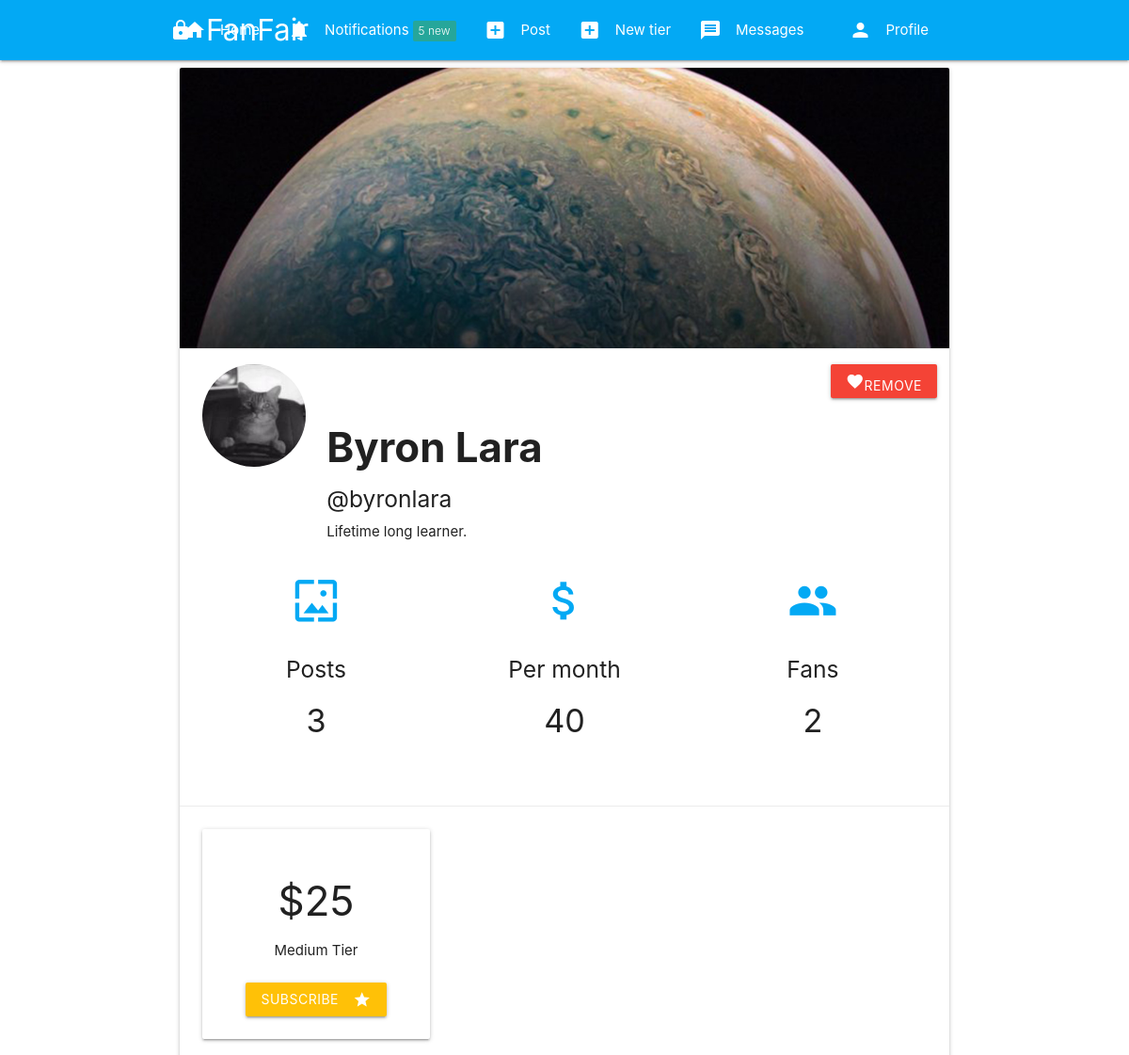
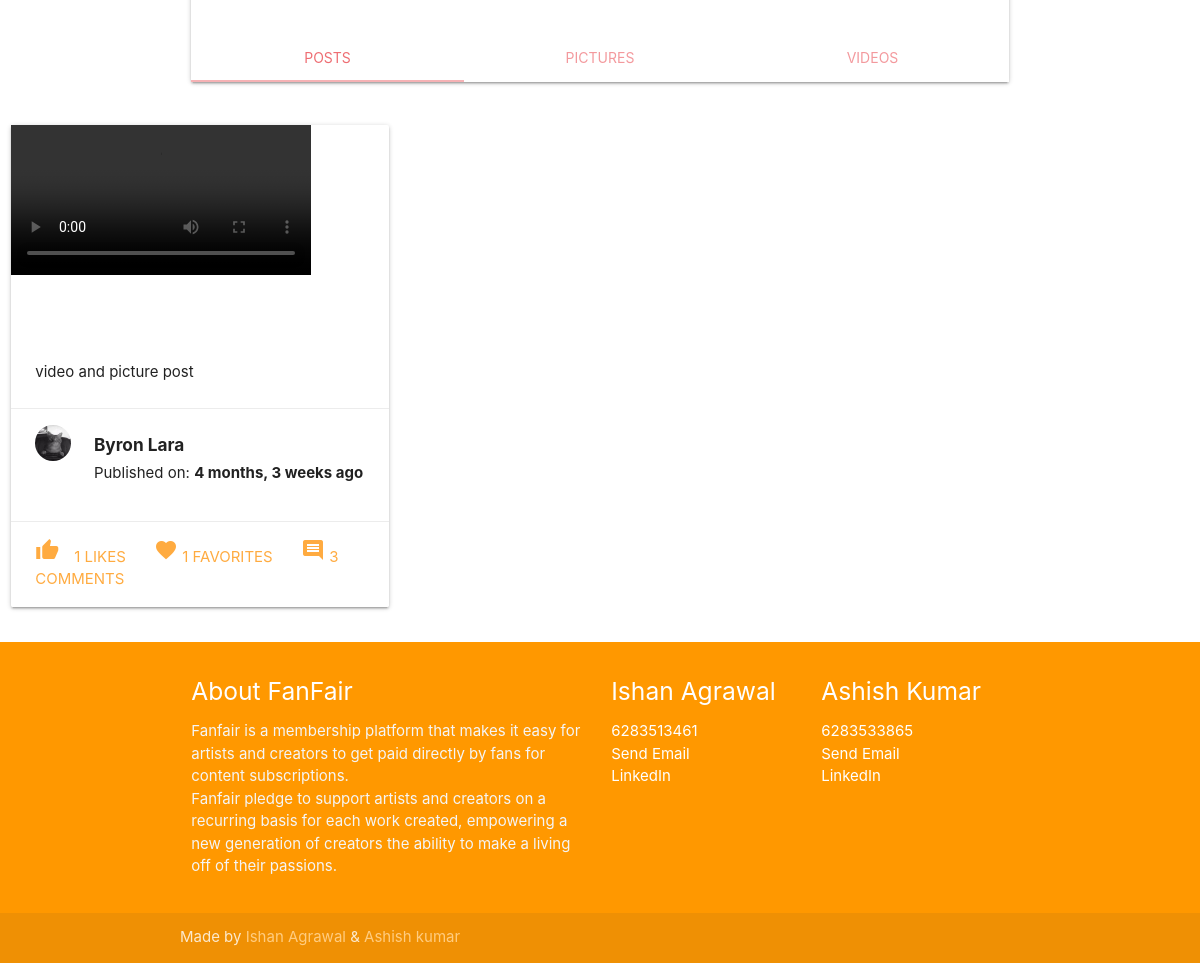
Page /byronlara/ (signed in) on the committed database (2 pictures, top to bottom).
### authy/models.py (models this page shows, shortened)
class Profile(models.Model):
	user = models.OneToOneField(User, on_delete=models.CASCADE, related_name='profile')
	location = models.CharField(max_length=50, null=True, blank=True)
	url = models.CharField(max_length=80, null=True, blank=True)
	profile_info = models.TextField(max_length=150, null=True, blank=True)
	created = models.DateField(auto_now_add=True)
	picture = models.ImageField(upload_to=user_directory_path_profile, blank=True, null=True, verbose_name='Picture')
	banner = models.ImageField(upload_to=user_directory_path_banner, blank=True, null=True, verbose_name='Banner')

### tier/models.py (models this page shows, shortened)
class Tier(models.Model):
    number = models.PositiveSmallIntegerField(default=0)
    description = models.TextField(max_length=800, verbose_name='Description')
    price = models.IntegerField(verbose_name='Price')
    can_message = models.BooleanField(default=False)
    user = models.ForeignKey(User, on_delete=models.CASCADE, related_name='tier_user')

### post/models.py (models this page shows, shortened)
class Post(models.Model):
    id = models.UUIDField(primary_key=True, default=uuid.uuid4, editable=False)
    content = models.ManyToManyField(PostFileContent, related_name='contents')
    title = models.CharField(max_length=150)
    caption = models.TextField(max_length=1500, verbose_name='Caption')
    posted = models.DateTimeField(auto_now_add=True)
    tier = models.ForeignKey(Tier, on_delete=models.CASCADE, related_name='tiers')
    user = models.ForeignKey(User, on_delete=models.CASCADE)
    likes_count = models.IntegerField(default=0)
    comments_count = models.IntegerField(default=0)
    favorites_count = models.IntegerField(default=0)

### authy/views.py (the view, shortened to what this page needs)
# urls.py: path('<username>/', UserProfile, name='profile'),
def UserProfile(request, username):
	user = get_object_or_404(User, username=username)
	profile = Profile.objects.get(user=user)
	url = request.resolver_match.url_name
	tiers = None
	no_a_subscriber = None
	posts = None
	page_type = None
	posts_data = None
	if request.user != user:
		try:
			subscriber_tier = Subscription.objects.get(subscriber=request.user, subscribed=user, expired=False)
			tiers = Tier.objects.filter(user=user).exclude(number=subscriber_tier.tier.number)
			if url == 'profilephotos':
				posts = PostFileContent.objects.filter(user=user, tier__number__lte=subscriber_tier.tier.number).order_by('-posted').exclude(file__endswith='mp4')
				page_type = 1
			elif url == 'profilevideos':
				posts = PostFileContent.objects.filter(user=user, tier__number__lte=subscriber_tier.tier.number).order_by('-posted').exclude(file__endswith='jpg')
				page_type = 2
			else:
				posts = Post.objects.filter(user=user, tier__number__lte=subscriber_tier.tier.number).order_by('-posted')
				page_type = 3
		except Exception:
			tiers = Tier.objects.filter(user=user)
			no_a_subscriber = False
	if posts:
		paginator = Paginator(posts, 6)
		page_number = request.GET.get('page')
		posts_data = paginator.get_page(page_number)
	income = Subscription.objects.filter(subscribed=user, expired=False).aggregate(Sum('tier__price'))
	fans_count = Subscription.objects.filter(subscribed=user, expired=False).count()
	posts_count = Post.objects.filter(user=user).count()
	favorite_list = PeopleList.objects.filter(user=request.user)
	person_in_list = PeopleList.objects.filter(user=request.user, people=user).exists()
	if request.method == 'POST':
		form = NewListForm(request.POST)
		if form.is_valid():
			title = form.cleaned_data.get('title')
			PeopleList.objects.create(title=title, user=request.user)
			return HttpResponseRedirect(reverse('profile', args=[username]))
	else:
		form = NewListForm()
	template = loader.get_template('profile.html')
	context = {
		'profile':profile,
		'tiers': tiers,
		'form': form,
		'favorite_list': favorite_list,
		'person_in_list': person_in_list,
		'posts': posts_data,
		'page_type': page_type,
		'income': income,
		'fans_count': fans_count,
		'posts_count': posts_count,
		'no_a_subscriber': no_a_subscriber,
	}
	return HttpResponse(template.render(context, request))

### authy/views.py (called while the page is built)
def SideNavInfo(request):
	user = request.user
	nav_profile = None
	fans = None
	follows = None
	if user.is_authenticated:
		nav_profile = Profile.objects.get(user=user)
		fans = Subscription.objects.filter(subscribed=user).count()
		follows = Subscription.objects.filter(subscriber=user).count()
	return {'nav_profile': nav_profile, 'fans': fans, 'follows': follows}

### direct/views.py (called while the page is built)
def CheckDirects(request):
    directs_count = 0
    if request.user.is_authenticated:
        directs_count = Message.objects.filter(user=request.user, is_read=False).count()
    return {'directs_count': directs_count}

### notifications/views.py (called while the page is built)
def CountNotifications(request):
    count_notifications = None
    if request.user.is_authenticated:
        count_notifications = Notification.objects.filter(user=request.user, is_seen=False).count()
    return {'count_notifications': count_notifications}

### fans_clone/templates/profile.html (shortened to what this page needs)
{% extends 'base.html' %}
{% load static %}
{% load humanize %}
{% block banner %}
    <div class="col s12 m12">
      <div class="card">
        <div class="card-image">
          {% if profile.banner %}
            <img src="{{ profile.banner.url }}">
          {% else %}
            <img src="{% static 'img/nobanner.jpg' %}">
          {% endif %}
        </div>
        <div class="card-action">
          <div class="row">
            <div class="col s2">
              {% if profile.picture %}
                <img src="{{ profile.picture.url }}" class="circle responsive-img">
              {% else %}
                <img src="{% static 'img/no_avatar.jpg' %}" class="circle responsive-img">
              {% endif %}
            </div>
            <div class="right-align">
              {% if user.is_authenticated and user != profile.user %}
                {% if person_in_list == True %}
                  <a href="{% url 'remove-from-list' profile.user.username %}" class="btn red"><i class="material-icons">favorite</i>Remove</a>
                {% else %}
                  <a href="#modal1" class="modal-trigger"><i class="material-icons">favorite</i>Favorite</a>
                {% endif %}
              {% endif %}
            </div>
            <div class="col s10">
              <h3><b>{{ profile.user.first_name }} {{ profile.user.last_name }}</b></h3>
              <h5>@{{ profile.user.username }}</h5>
              {{ profile.profile_info }}
            </div>
            <div class="col s12">
            <div class="row">
              <div class="col s12 m4">
                <div class="icon-block">
                  <h2 class="center light-blue-text"><i class="material-icons">wallpaper</i></h2>
                  <h5 class="center">Posts</h5>
                  <h4 class="center">{{ posts_count }}</h4>
                </div>
              </div>
                <div class="col s12 m4">
                  <div class="icon-block">
                    <h2 class="center light-blue-text"><i class="material-icons">attach_money</i></h2>
                    <h5 class="center">Per month</h5>
                    <h4 class="center">{% if income == None %}0{% else %}{{ income.tier__price__sum }}{% endif %}</h4>
                  </div>
                </div>
                <div class="col s12 m4">
                <div class="icon-block">
                  <h2 class="center light-blue-text"><i class="material-icons">people</i></h2>
                  <h5 class="center">Fans</h5>
                  <h4 class="center">{{ fans_count }}</h4>
                </div>
                </div>
          </div>
          </div>
          </div>
        </div>
      {% if user.is_authenticated and user != profile.user %}
        <div class="card-action">
          <div class="row">
            {% for tier in tiers %}
            <div class="col s12 m4">
              <div class="card-panel center-align">
              <h3>${{ tier.price }}</h3>
              <span>{{ tier.description }}</span>
              <br><br>
              <a href="{% url 'subscribe' profile.user.username tier.id %}" class="waves-effect waves-light btn amber"><i class="material-icons right">star</i>Subscribe</a>
              </div>
            </div>
            {% endfor %}
          </div>
        </div>
      {% endif %}
            <div class="card-tabs">
              <ul class="tabs tabs-fixed-width">
                <li class="tab col s3"><a target="_self" class="{% if page_type == 3 %}active{% endif %}" href="{% url 'profile' profile.user.username %}">Posts</a></li>
                <li class="tab col s3"><a target="_self" class="{% if page_type == 1 %}active{% endif %}" href="{% url 'profilephotos' profile.user.username %}">Pictures</a></li>
                <li class="tab col s3"><a target="_self" class="{% if page_type == 2 %}active{% endif %}" href="{% url 'profilevideos' profile.user.username %}">Videos</a></li>
              </ul>
            </div>
          </div>
        </div>
    </div>
    </div>
{% endblock %}
{% block content %}
  {% if no_a_subscriber == False %}
      <div class="center-align">
        <br><br><br><br><br>
        <i class="material-icons large">lock</i>
        <h3>Subscribed to see {{ profile.user.first_name }} {{ profile.user.last_name }} content</h3>
        <br><br><br><br><br>
      </div>
  {% else %}
  {% if page_type == 1 %}
    <div class="row">
      {% for post in posts %}
        <div class="col s4">
          <img class="materialboxed" width="325" src="{{ post.file.url }}">
        </div>
      {% endfor %}
    </div>
  {% else %}
  <div class="row">
    {% for post in posts %}
          <div class="col s4">
            <div class="card">
              <div class="card-image">
              {% if post.content.first.file.name|slice:"-3:" == 'jpg' %}
                <a href="{{ post.get_absolute_url }}"><img src="{{ post.content.first.file.url }}"></a>
                <span class="card-title"><b>{{ post.title }}</b></span>
                <a class="btn-floating halfway-fab waves-effect waves-light red"><i class="material-icons">favorite</i></a>
              {% else %}
              <div class="video-container">
                <video class="responsive-video" controls="controls" preload="metadata">
                  <source src="{{ post.content.first.file.url }}#t=0.5" type="video/mp4">
                </video>
              </div>
              {% endif %}
              </div>
              <div class="card-content">
                {{ post.caption }}
              </div>
              <div class="card-action">
                <div class="row">
                  <div class="col s2">
                    {% if post.user.profile.picture %}
                      <img src="{{ post.user.profile.picture.url }}" class="circle responsive-img">
                    {% else %}
                      <img src="{% static 'img/no_avatar.jpg' %}" class="circle responsive-img">
                    {% endif %}
                  </div>
                  <div class="col s10">
                    <h6><b>{{ post.user.first_name }} {{ post.user.last_name }}</b></h6>
                    <span>Published on: <b>{{ post.posted | naturaltime }}</b></span>
                  </div>
                </div>
              </div>
              <div class="card-action">
                <a href="{% url 'postlike' post.id %}"><i class="material-icons left">thumb_up</i>{{ post.likes_count }} Likes</a>
                <a href="#"><i class="material-icons">favorite</i> {{ post.favorites_count }} Favorites</a>
                <a href="#"><i class="material-icons">comment</i> {{ post.comments_count }} Comments</a>
              </div>
            </div>
          </div>
        {% endfor %}
      </div>
  {% endif %}
{% endif %}
{% endblock %}

### fans_clone/static/css/style.css (style rules this page uses)
.icon-block { padding: 0 15px; }
.icon-block .material-icons { font-size: inherit; }

### rows in the picture
Profile: banner (picture), picture (placeholder picture), user.first_name "Byron", user.last_name "Lara", user.username "byronlara", profile_info "Lifetime long learner."
Tier: price "25", description "Medium Tier"
Post: caption "video and picture post", user.profile.picture (placeholder picture), user.first_name "Byron", user.last_name "Lara", posted "4 months, 3 weeks ago", likes_count "1", favorites_count "1", comments_count "3"

### other values in the picture
{{ count_notifications }} "5"
{{ posts_count }} "3"
{{ income.tier__price__sum }} "40"
{{ fans_count }} "2"
